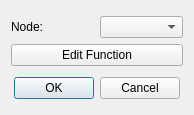
<?xml version="1.0" encoding="UTF-8"?>
<ui version="4.0">
 <class>ForceDialog</class>
 <widget class="QDialog" name="ForceDialog">
  <property name="geometry">
   <rect>
    <x>0</x>
    <y>0</y>
    <width>194</width>
    <height>115</height>
   </rect>
  </property>
  <property name="windowTitle">
   <string>Add/Edit Force</string>
  </property>
  <layout class="QVBoxLayout" name="verticalLayout_2">
   <item>
    <layout class="QVBoxLayout" name="verticalLayout">
     <item>
      <layout class="QHBoxLayout" name="horizontalLayout">
       <item>
        <widget class="QLabel" name="label">
         <property name="text">
          <string>Node:</string>
         </property>
        </widget>
       </item>
       <item>
        <widget class="QComboBox" name="comboBoxNode"/>
       </item>
      </layout>
     </item>
     <item>
      <layout class="QHBoxLayout" name="horizontalLayout_2">
       <item>
        <widget class="QPushButton" name="EditButton">
         <property name="text">
          <string>Edit Function</string>
         </property>
        </widget>
       </item>
      </layout>
     </item>
    </layout>
   </item>
   <item>
    <widget class="QDialogButtonBox" name="buttonBox">
     <property name="orientation">
      <enum>Qt::Horizontal</enum>
     </property>
     <property name="standardButtons">
      <set>QDialogButtonBox::Cancel|QDialogButtonBox::Ok</set>
     </property>
     <property name="centerButtons">
      <bool>true</bool>
     </property>
    </widget>
   </item>
  </layout>
 </widget>
 <resources/>
 <connections>
  <connection>
   <sender>buttonBox</sender>
   <signal>accepted()</signal>
   <receiver>ForceDialog</receiver>
   <slot>accept()</slot>
   <hints>
    <hint type="sourcelabel">
     <x>248</x>
     <y>254</y>
    </hint>
    <hint type="destinationlabel">
     <x>157</x>
     <y>274</y>
    </hint>
   </hints>
  </connection>
  <connection>
   <sender>buttonBox</sender>
   <signal>rejected()</signal>
   <receiver>ForceDialog</receiver>
   <slot>reject()</slot>
   <hints>
    <hint type="sourcelabel">
     <x>316</x>
     <y>260</y>
    </hint>
    <hint type="destinationlabel">
     <x>286</x>
     <y>274</y>
    </hint>
   </hints>
  </connection>
 </connections>
</ui>
